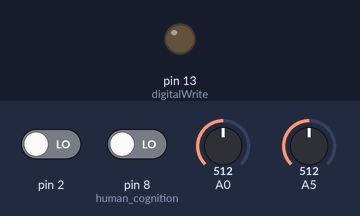
The sketch below on a simulated Arduino Uno, built with avr-gcc and run on an emulated ATmega328P. On the bench: output pins drawn as LEDs (lit = HIGH). The inputs (shaded band) are chosen by the test bench; at power-on: pin 8 (human_cognition) LOW, pin 2 LOW, A0 = 512, A5 = 512. What the sketch prints to the serial monitor is not drawn.

Above: at 1.8 s.
1.9 s: pin 8 (human_cognition) driven HIGH
At 3.3 s:
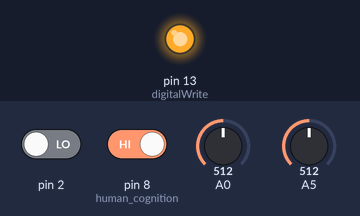
Timing chart, 0 to 4.9 s (numbered marks = the images above; inputs shaded):
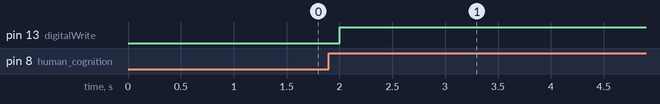

Measured:
- after the input at 1.9 s, pin 13 (digitalWrite): LOW → HIGH after 0.10 s

The sketch:

mission.ino
```cpp
void setup() {
  // put your setup code here, to run once:
  // 핀 모드는 아날로그는 쓰지 않고 디지털만 쓰면 된다
pinMode(8, INPUT);    // human cognition
pinMode(13, OUTPUT);  // digitalWrite // pinMode INPUT - digitalRead
Serial.begin(9600);   // 보드레이트 통신 속도
}

void loop() {
  // put your main code here, to run repeatedly:
int value = analogRead(0); //소리감지.
int limit = digitalRead(2); // 그냥 소리 HIGH 되는지 감지
int humanCo = digitalRead(8); // 인체감지
int certainValue = 30; // 소리가 넘어야 하는 값
int certainValue2 = 1; // 신체
int certainValue3 = 1000; // 조도센서가 넘어야 하는 값 - 저항과 센서사이에 아날로그 선을 꽂아야한다.
int lightOn = analogRead(5);

Serial.print("light : ");
Serial.print(lightOn);
Serial.print(" value : ");
Serial.println(value);

if(humanCo == 1){
  Serial.print("human contact on");
}else{
  Serial.print("No human contact");
}

if(value > certainValue && humanCo == certainValue2 && lightOn < certainValue3) {
digitalWrite(13, HIGH);

Serial.println("");
Serial.println("RRRRRRRRingMYYYYYYBelllll");
Serial.println("");

}

/***
 * mission code
 * value - voice
 */
//if(value > certainValue && humanCo == HIGH && ){}
 delay(1000);
}
```
